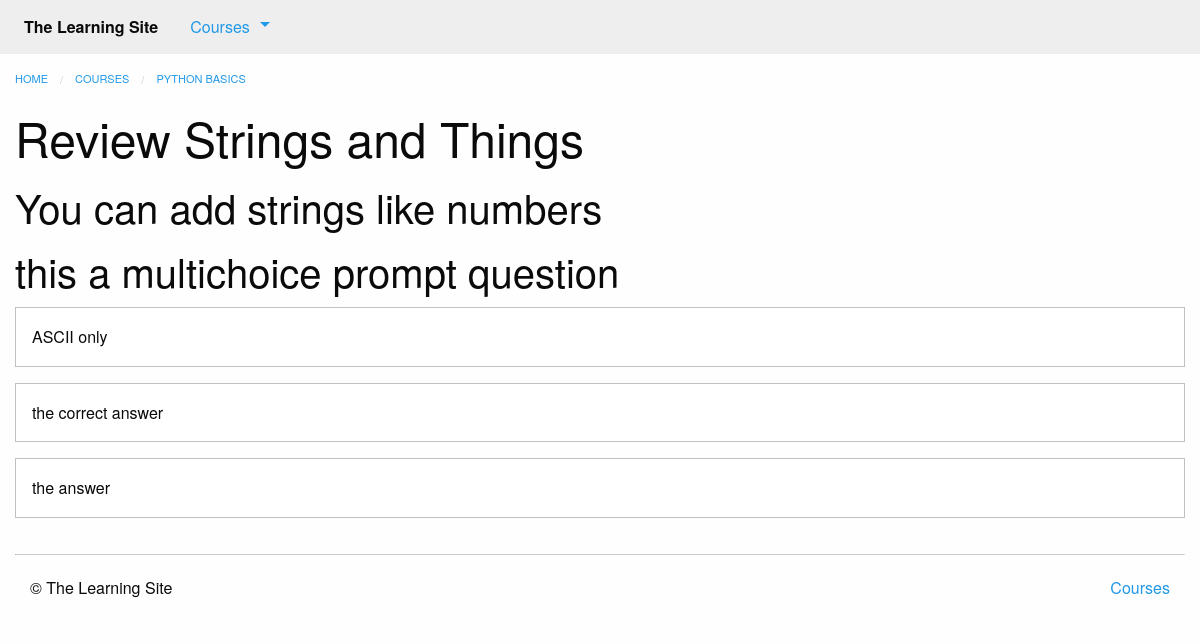
Page /courses/1/q1/ on the earlier database version.
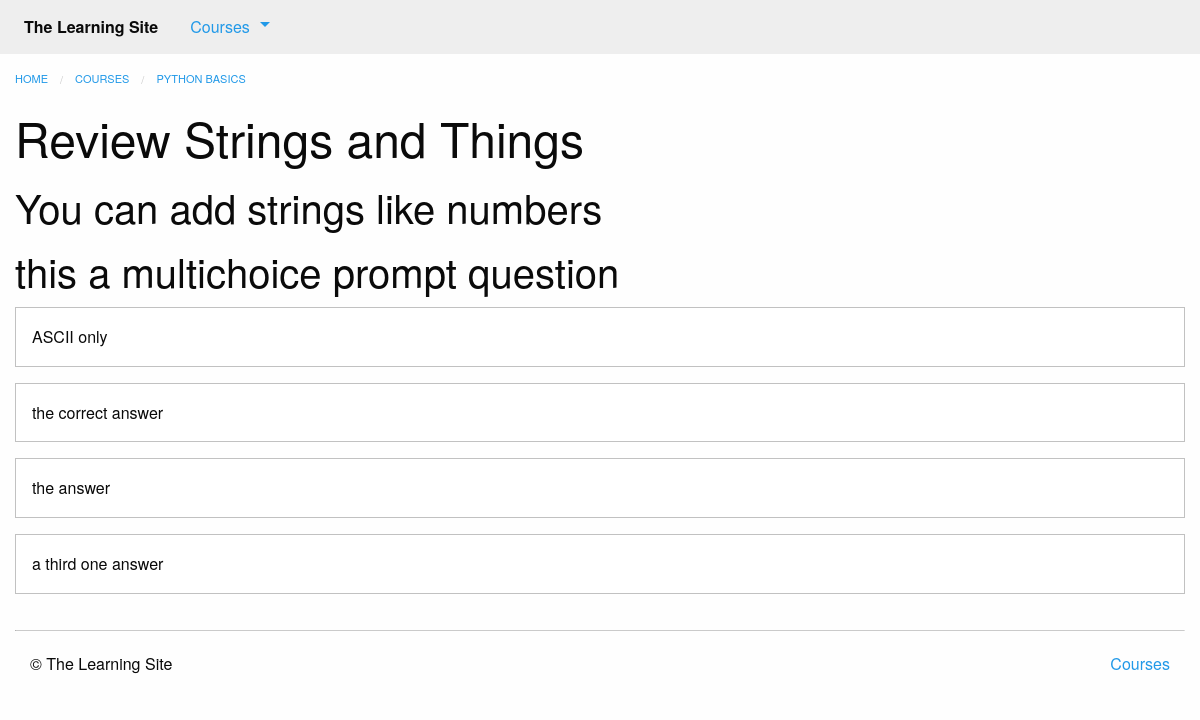
Same page on the later database version.
### courses/models.py (models this page shows, shortened)
class Question(models.Model):
    quiz = models.ForeignKey(Quiz)
    order = models.IntegerField(default=0)
    prompt = models.TextField()
    class Meta:
        ordering = ['order', ]

class Answer(models.Model):
    question = models.ForeignKey(Question)
    order = models.IntegerField(default=0)
    text = models.CharField(max_length=255)
    correct = models.BooleanField(default=False)
    class Meta:
        ordering = ['order', ]

### courses/views.py (the view)
# urls.py: url(r'(?P<course_pk>\d+)/q(?P<step_pk>\d+)/$', views.quiz_detail, name='quiz'),
def quiz_detail(request, course_pk, step_pk):
    step = get_object_or_404(models.Quiz, course_id=course_pk, pk=step_pk)
    return render(request, 'courses/quiz_detail.html', {'step': step})

### courses/templatetags/course_extras.py (called while the page is built)
@register.inclusion_tag('courses/course_nav.html')
def nav_courses_list():
    courses = Course.objects.all()[:5]
    return {'courses': courses}

### courses/templates/courses/quiz_detail.html (shortened to what this page needs)
{% extends "courses/layout.html" %}
{% load course_extras %}
{% block breadcrumbs %}
    <li><a href="{% url 'courses:detail' pk=step.course.pk %}">{{ step.course.title }}</a></li>
{% endblock %}
{% block content %}
    <div class="row columns">
        <article>
            {{ block.super }}
            <h1>{{ step.title }}</h1>
            <ul class="no-bullet">
                {% for question in step.question_set.all %}
                    <li>
                        <h2>{{ question.prompt }}</h2>
                        {% for answer in question.answer_set.all %}
                            <div class="callout">
                                {{ answer.text }}
                            </div>
                        {% endfor %}
                    </li>
                {% endfor %}
            </ul>
        </article>
    </div>
{% endblock %}

Differences in the rows shown:
added Answer: text "a third one answer", shown under Question "this a multichoice prompt question"
